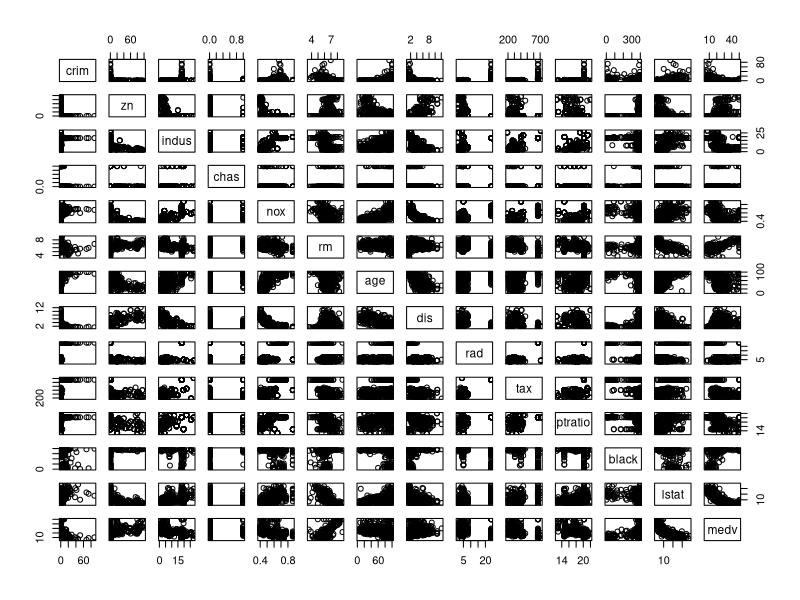
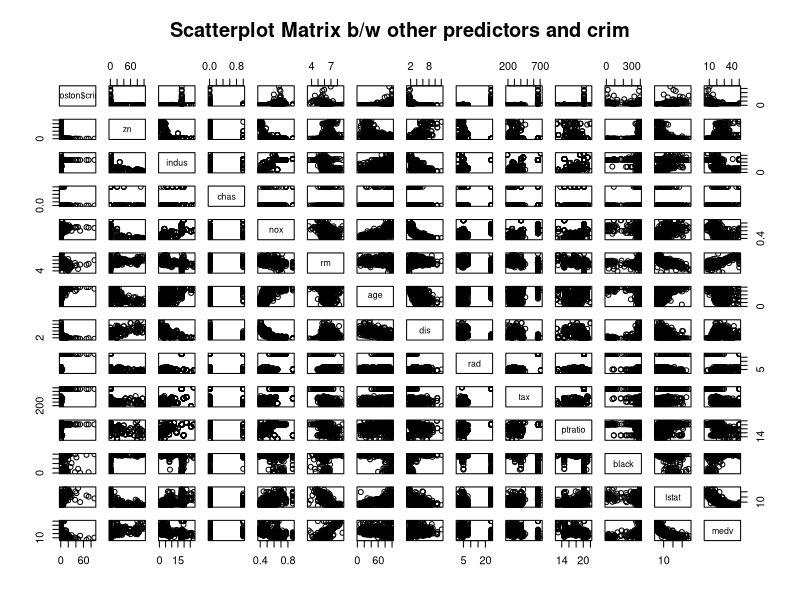
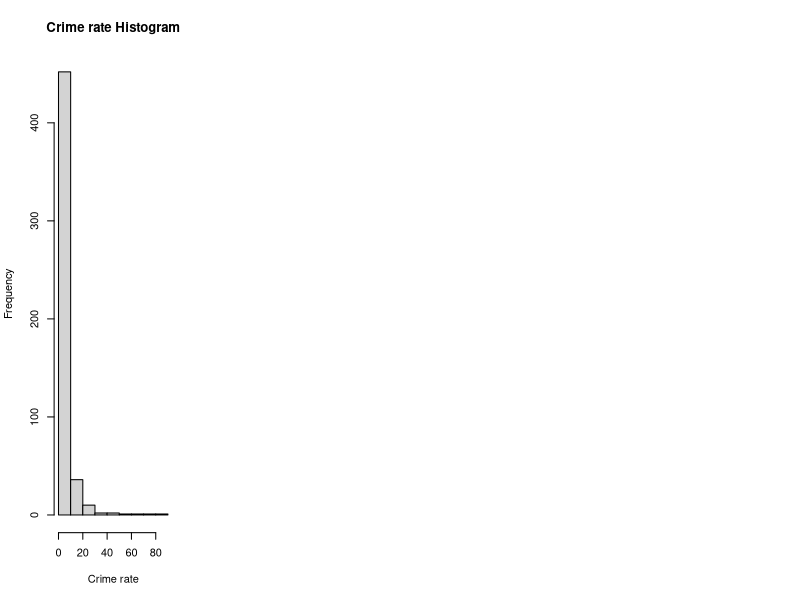
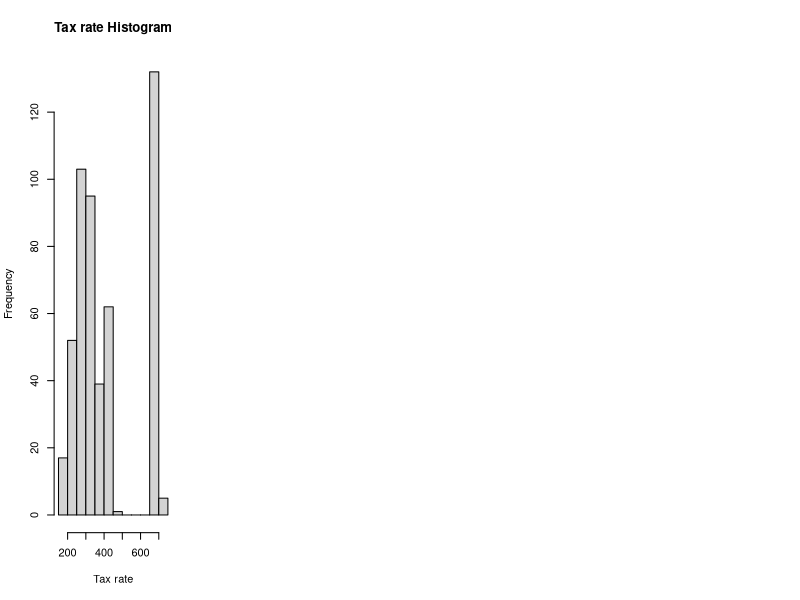
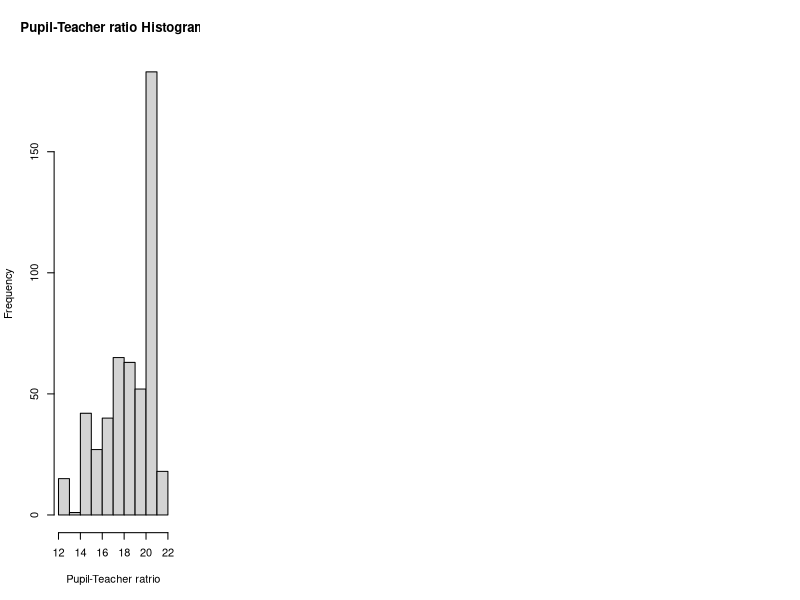
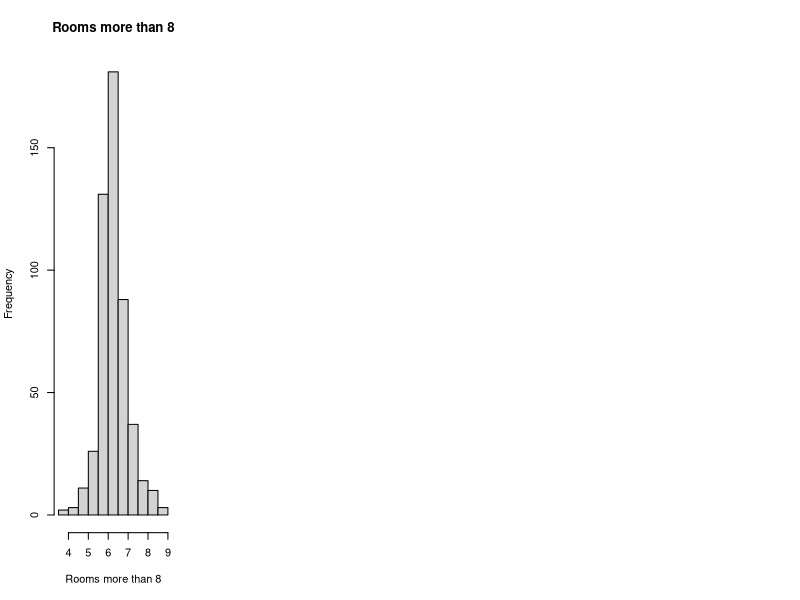

Write the R code that produced these figures, in order.
#############
#Qn4. Analysis of boston housing data in the MASS library
#############

#Installing Packages
#install.packages("MASS")
library(MASS)
#install.packages("ggplot2")
library(ggplot2)
?Boston
#Check the no. of dimensions and names of the Boston dataset
dim(Boston)
names(Boston)
##Pairwise scatter plots of the predictors 
pairs(Boston)


#ScatterPLot between other predictors and per capita income
pairs(Boston$crim~.,data = Boston,
      main = "Scatterplot Matrix b/w other predictors and crim")

#Finding relation between all the predictors of Boston data set
cor(Boston, Boston)

#Correlation
cor(Boston$crim, Boston)

##Making Plots for Tax rate, crime rate and Pupil-teacher ratio
X2 = Boston$crim
X1 = Boston$chas


##Making histogram
par(mfrow = c(1,4))
hist(Boston$crim ,main = "Crime rate Histogram", xlab = "Crime rate", ylab = "Frequency")

#Plot for tax rate
X1 = Boston$tax
##Making histogram
par(mfrow = c(1,4))
hist(Boston$tax ,main = "Tax rate Histogram", xlab = "Tax rate", ylab = "Frequency")

#Plot for ptratio
X1 = Boston$ptratio
##Making histogram
par(mfrow = c(1,4))
hist(Boston$ptratio ,main = "Pupil-Teacher ratio Histogram", xlab = "Pupil-Teacher ratrio", ylab = "Frequency")


#Calculating range of each predictor 
#Calculating range of Crime rate using Histogram
crim1 <- subset(Boston, Boston$crim >=0 & Boston$crim < 10 )
percentage = nrow(crim1)/nrow(Boston$chas)
print(percentage)

crim2 <- subset(Boston, Boston$crim >=10  & Boston$crim < 20 )
percentage = nrow(crim2)/nrow(Boston)
print(percentage)

crim3 <- subset(Boston, Boston$crim >=20  & Boston$crim < 30 )
percentage = nrow(crim3)/nrow(Boston)
print(percentage)

crim4 <- subset(Boston, Boston$crim >10 )
percentage = nrow(crim4)/nrow(Boston)
print(percentage)

crim5 <- subset(Boston, Boston$crim >20 )
percentage = nrow(crim5)/nrow(Boston)
print(percentage)

##Calculating how many suburbs are away from the river and near the river
Near_River <- length(Boston$chas[Boston$crim>10 & Boston$chas == 1]) 
Away_River <- length(Boston$chas[Boston$crim>10 & Boston$chas == 0])
print(Near_River)
print(Away_River)


#Calculating range of Tax rate using Histogram
tax1 <- subset(Boston, Boston$tax<500)
percentage = nrow(tax1)/nrow(Boston)
print(percentage)

tax2 <- subset(Boston, Boston$tax >=500 )
percentage = nrow(tax2)/nrow(Boston)
print(percentage)

##Calculating how many suburbs are away from the river and near the river
Near_River <- length(Boston$chas[Boston$tax<500 & Boston$chas == 1]) 
Away_River <- length(Boston$chas[Boston$tax<500 & Boston$chas == 0])
print(Near_River)
print(Away_River)

#Calculating range of Pupil-Teacher ratio using Histogram
ptratio1 <- subset(Boston, Boston$ptratio>=19)
percentage = nrow(ptratio1)/nrow(Boston)
print(percentage)

ptratio2 <- subset(Boston, Boston$ptratio <19)
percentage = nrow(ptratio2)/nrow(Boston)
print(percentage)

##Calculating how many suburbs are away from the river and near the river
Near_River <- length(Boston$chas[Boston$ptratio>=19 & Boston$chas == 1]) 
Away_River <- length(Boston$chas[Boston$ptratio<19 & Boston$chas == 0])
print(Near_River)
print(Away_River)

###Subsets with more than 7 rooms per dwelling
rooms_mt_7 <- subset(Boston , Boston$rm > 7)
print(nrow(rooms_mt_7))


rooms_mt_8 <- subset(Boston , Boston$rm > 8)
print(nrow(rooms_mt_8))

print(summary(rooms_mt_8))

##Making histogram
par(mfrow = c(1,4))
hist(Boston$rm ,main = "Rooms more than 8", xlab = "Rooms more than 8", ylab = "Frequency")


?Boston
